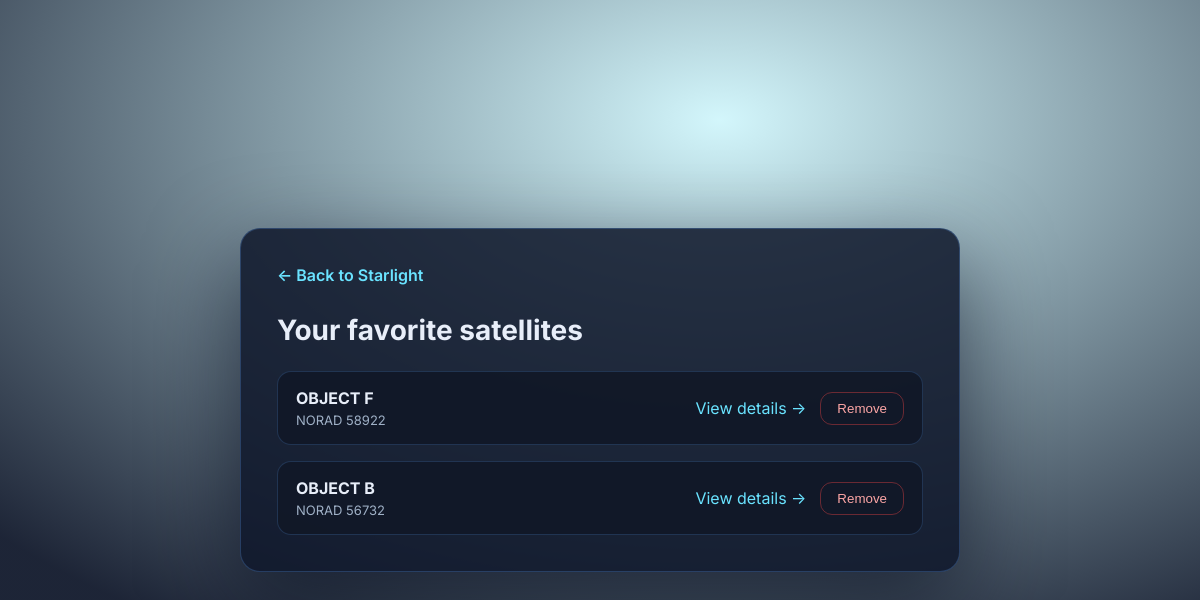
Screenshot of /favorites/ (signed in) with the database file from the repository.
### satellites/models.py (models this page shows, shortened)
class Favorite(models.Model):
    user = models.ForeignKey(settings.AUTH_USER_MODEL, on_delete=models.CASCADE, related_name="favorites") # link to user
    norad_id = models.PositiveIntegerField() # NORAD ID of the satellite
    name = models.CharField(max_length=128) # satellite name
    notes = models.TextField(blank=True) # user notes
    created_at = models.DateTimeField(auto_now_add=True) # timestamp of creation
    class Meta:
        ordering = ["-created_at"] # newest first
        unique_together = ("user", "norad_id") # unique per user

### satellites/views.py (the view)
# urls.py: path('favorites/', favorites_list, name='favorites'), # list of favorite satellites
@login_required
def favorites_list(request):
    favorites = request.user.favorites.all()
    return render(request, "favorites/list.html", {"favorites": favorites})

### templates/favorites/list.html (shortened to what this page needs)
{% extends "base.html" %}
{% block shell_extra_class %} favorites-shell{% endblock %}
{% block content %}
<div class="auth-card favorites-card">
  <h1>Your favorite satellites</h1>
  {% if favorites %}
    <ul class="favorites-list">
      {% for fav in favorites %}
        <li>
          <div>
            <strong>{{ fav.name }}</strong>
            <span class="favorites-meta">NORAD {{ fav.norad_id }}</span>
          </div>
          <div class="favorites-actions">
            <a class="link" href="{% url 'satellite-detail' fav.norad_id %}">View details →</a>
            <form action="{% url 'favorite-remove' fav.norad_id %}" method="post">
              <button type="submit" class="favorites-remove">Remove</button>
            </form>
          </div>
        </li>
      {% endfor %}
    </ul>
  {% else %}
    <p class="favorites-empty">You haven’t added any satellites yet. Browse the catalog and add your first favorite!</p>
  {% endif %}
</div>
{% endblock %}

### satellites/static/satellites/home.css (style rules this page uses)
:root { --bg:#0b0f17; --text:#e8eef9; --muted:#9fb0c6; --accent:#6ae3ff; --panel:#111827; }
* { box-sizing:border-box }
html,body { height:100% }
body { margin:0; font-family:Inter, system-ui, -apple-system, Segoe UI, Roboto, sans-serif; color:var(--text); background:radial-gradient(1200px 800px at 70% 20%, #0f172a 0%, var(--bg) 60%); overflow-x:hidden; }
.link { color:var(--accent); text-decoration:none }

### satellites/static/satellites/catalog.css (style rules this page uses)
:root { --panel:#111827; --panel-border:rgba(96,165,250,0.25); --panel-hover:rgba(34,211,238,0.12); }

### satellites/static/satellites/auth.css (style rules this page uses)
.auth-layout { min-height:100vh; margin:0; background:radial-gradient(1000px 600px at 60% 15%, rgba(34,211,238,0.2), rgba(15,23,42,0.94)); display:flex; align-items:center; justify-content:center; font-family:Inter, system-ui, -apple-system, BlinkMacSystemFont, 'Segoe UI', sans-serif; color:#e8eef9; }
.auth-card h1 { margin:12px 0 6px; font-size:28px; font-weight:700; }
.favorites-card { width:100%; }
.favorites-card ul { list-style:none; margin:24px 0 0; padding:0; display:flex; flex-direction:column; gap:16px; }
.favorites-card li { display:flex; justify-content:space-between; align-items:center; padding:16px 18px; border-radius:14px; background:rgba(17,24,39,0.9); border:1px solid rgba(96,165,250,0.2); gap:16px; }
.favorites-card strong { font-weight:700 }
.favorites-meta { display:block; margin-top:4px; color:var(--muted, #9fb0c6); font-size:13px; }
.favorites-actions { display:flex; gap:14px; align-items:center; }
.favorites-actions form { margin:0 }
.favorites-remove { background:none; border:1px solid rgba(239,68,68,0.4); color:#fca5a5; border-radius:12px; padding:8px 14px; cursor:pointer; }
.favorites-card li { flex-wrap:wrap; }
.favorites-card li > div:first-child { flex:1 1 240px; }
.favorites-actions { flex:0 0 auto; }
.favorites-actions form { display:inline; }
.favorites-remove { padding:8px 16px; }

### rows the page displays
Favorite: name "OBJECT F", norad_id "58922"
Favorite: name "OBJECT B", norad_id "56732"
